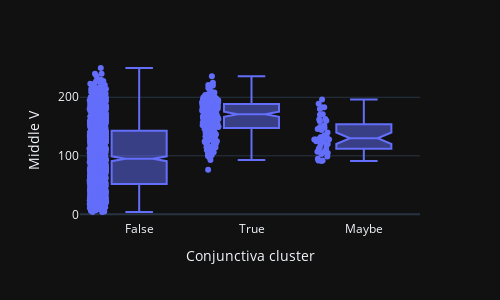

The cell this chart's notebook holds for it:
### Code cell
import plotly.express as px
#fig = px.box(all_metrics, x=("Labels","Value","",""), y=("Values","Color","Center","V"))
fig = px.box(all_metrics_flat, ("Labels-Value"), "Values-Color-Center-V", points="all",
             boxmode="group", notched=True, width=500, height=300, template=plotly_template, labels=var_labels)
fig.show()

### Figure 1 — Plotly figure (JSON) as saved in the notebook; plotly's stock layout.template omitted (floating-point values rounded to 4 significant figures; data arrays with more than 128 entries replaced by an {"elided": "..."} marker saying what was removed)
{"data": [{"alignmentgroup": "True", "boxpoints": "all", "hovertemplate": "Conjunctiva cluster=%{x}<br>Middle V=%{y}<extra></extra>", "legendgroup": "", "marker": {"color": "#636efa"}, "name": "", "notched": true, "offsetgroup": "", "orientation": "v", "showlegend": false, "x": {"elided": "1450 str values"}, "x0": " ", "xaxis": "x", "y": {"elided": "1450 int values"}, "y0": " ", "yaxis": "y", "type": "box"}], "layout": {"xaxis": {"anchor": "y", "domain": [0.0, 1.0], "title": {"text": "Conjunctiva cluster"}}, "yaxis": {"anchor": "x", "domain": [0.0, 1.0], "title": {"text": "Middle V"}}, "legend": {"tracegroupgap": 0}, "margin": {"t": 60}, "boxmode": "group", "height": 300, "width": 500}}
